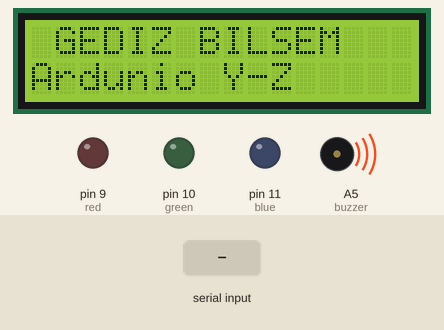
Simulated run of this sketch. Board: Arduino Uno, built with avr-gcc and run on an emulated ATmega328P. Parts: 16×2 character LCD, output pins drawn as LEDs (lit = HIGH), buzzer (waves = sounding, pin HIGH). Inputs (shaded band) come from the test bench. What the sketch prints to the serial monitor is not drawn.

Above: at 1.3 s.
1.4 s: "erkek" received over Serial
At 1.62 s:
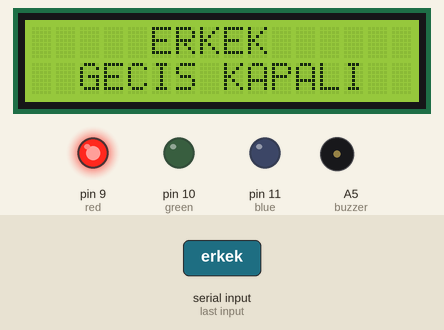
At 3.2 s:
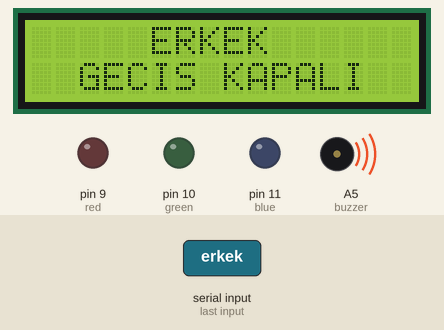
3.5 s: "kadin" received over Serial
At 5.4 s:
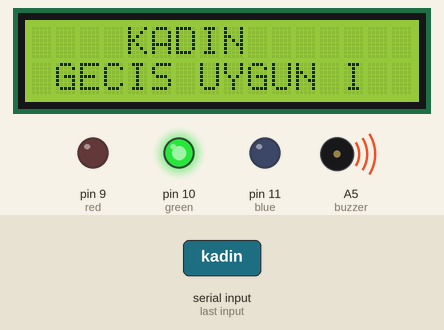
Timing chart, 0 to 11.1 s (numbered marks = the images above; inputs shaded):
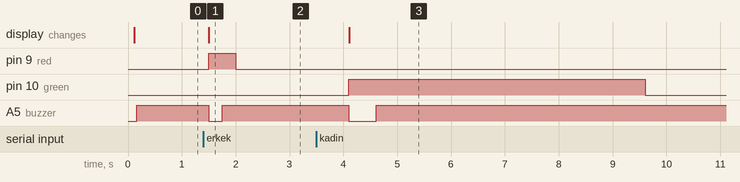

Measured:
- after the input at 1.4 s, pin 9 (red): LOW → HIGH after 0.10 s, → LOW 0.50 s later; A5 (buzzer): HIGH → LOW after 0.10 s, → HIGH 0.25 s later; the display: changes after 0.10 s (image 1)
- after the input at 3.5 s, pin 10 (green): LOW → HIGH after 0.60 s, → LOW 5.5 s later; A5 (buzzer): HIGH → LOW after 0.60 s, → HIGH 0.50 s later; the display: changes after 0.61 s (image 3)

The sketch:

gendergatewaysystem.ino
```cpp
#include <LiquidCrystal.h>
int red = 9;
int green = 10;
int blue = 11;
int buzzer = A5;
int sayac = 0;

String serialData = String(10);
String cmd = String(10);
LiquidCrystal lcd(3, 4, 5, 6, 7, 8);
 void setup() {
  Serial.setTimeout(100);
  Serial.begin(115200);
  lcd.begin(16, 2);
  delay(50);
  lcd.setCursor(0, 0);
  lcd.print(" GEDIZ BILSEM ");
  lcd.setCursor(0, 1);
  lcd.print("Ardunio Y-Z");
  pinMode(red, OUTPUT);
  pinMode(green, OUTPUT);
  pinMode(blue, OUTPUT);
  pinMode(buzzer, OUTPUT);
  digitalWrite(red, LOW);
  digitalWrite(green, LOW);
  digitalWrite(blue, LOW);
  digitalWrite(buzzer, HIGH);
  digitalWrite(buzzer, LOW);
  delay(50);
  digitalWrite(buzzer, HIGH);
 }
void loop(){
if (Serial.available() > 0)
{
  serialData = Serial.readString();
  Serial.println(serialData);
  serialData.toLowerCase();
  serialData.trim();

  if (serialData == "kadin")
  {
    digitalWrite(green, HIGH);
    digitalWrite(buzzer, LOW);
    lcd.setCursor(0, 0);
    lcd.print("    KADIN    ");
    lcd.setCursor(0, 1);
    lcd.print(" GECIS UYGUN ");
    delay(500);
    digitalWrite(buzzer, HIGH);
    delay(5000);
    digitalWrite(green, LOW);
}
else if (serialData == "erkek")
{
 digitalWrite(red, HIGH);
  digitalWrite(buzzer, LOW);
  lcd.setCursor(0, 0);
  lcd.print("     ERKEK      ");
    lcd.setCursor(0, 1);
    lcd.print("  GECIS KAPALI  ");
    for (sayac=0; sayac<10; sayac++);
    {
      delay(250);
      digitalWrite(buzzer, HIGH);
      digitalWrite(red, HIGH);
      delay(250);
      digitalWrite(buzzer, HIGH);
      digitalWrite(red, LOW);
    }
    delay(2000);
    digitalWrite(buzzer, HIGH);
}
else if (serialData == "none")
{
  digitalWrite(buzzer, HIGH);
  digitalWrite(red, LOW);
  digitalWrite(green, LOW);
  digitalWrite(blue, HIGH);
  lcd.setCursor(0, 0);
  lcd.print( "GEDIZ BILSEM" );
  lcd.setCursor(0, 1);
  lcd.print("Tespit Edilmedi");
  delay(250);
  digitalWrite(blue, LOW);
  delay(250);

    }
  }
}
```
